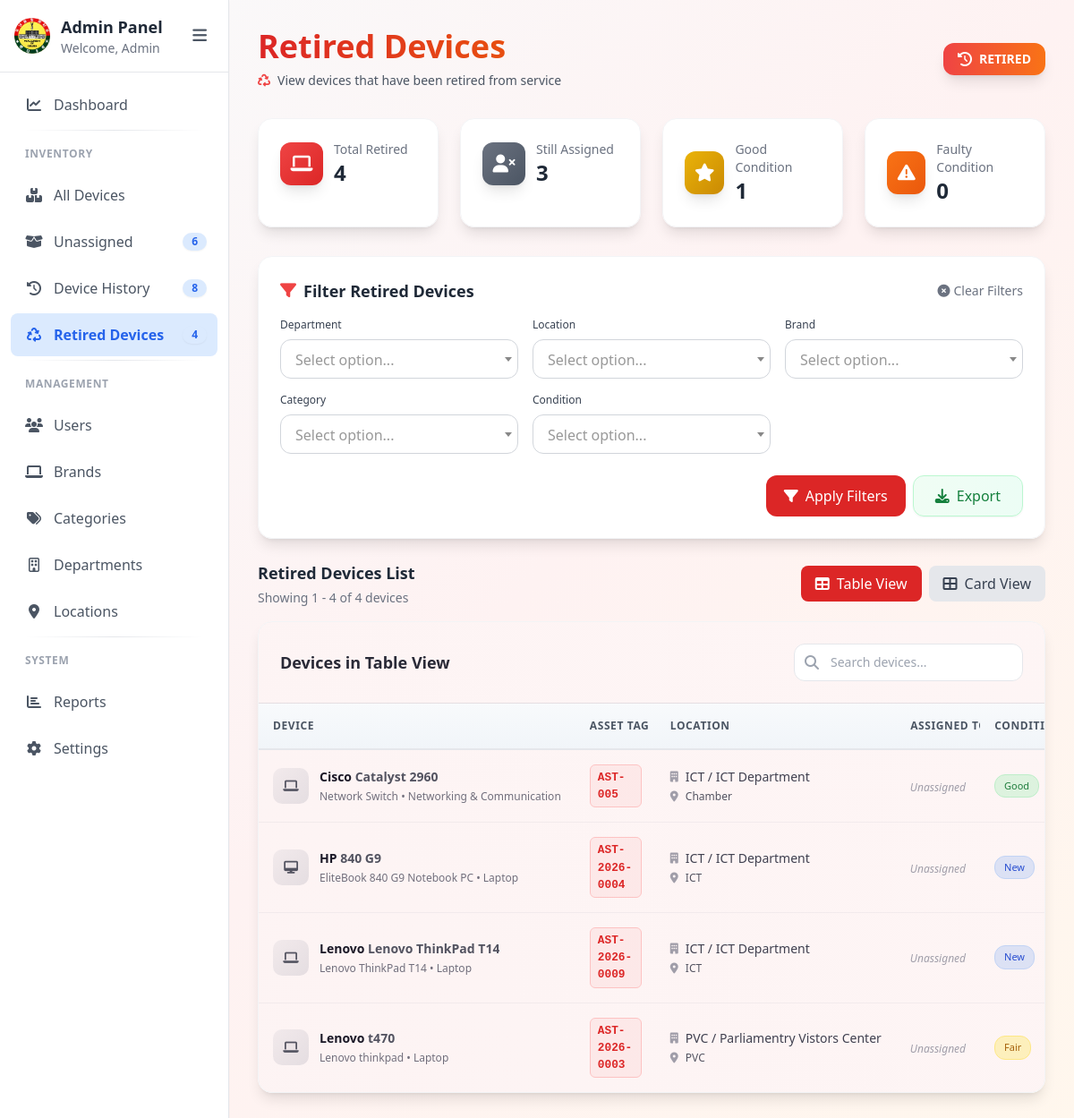
Page /retired_devices.php on the committed database.
### tables this page shows
CREATE TABLE `inventory_items` (
  `id` int(11) NOT NULL,
  `asset_tag` varchar(50) NOT NULL,
  `device_type` varchar(100) NOT NULL,
  `model` varchar(100) DEFAULT NULL,
  `serial_number` varchar(100) DEFAULT NULL,
  `specifications` text DEFAULT NULL,
  `assigned_user` varchar(100) DEFAULT NULL,
  `condition` enum('Excellent','Good','Fair','Poor','New','Faulty') NOT NULL DEFAULT 'Good',
  `remarks` text DEFAULT NULL,
  `created_at` timestamp NULL DEFAULT current_timestamp(),
  `updated_at` timestamp NULL DEFAULT current_timestamp() ON UPDATE current_timestamp(),
  `category_id` int(11) DEFAULT NULL,
  `department_id` int(10) DEFAULT NULL,
  `location_id` int(10) DEFAULT NULL,
  `brand_id` int(10) DEFAULT NULL,
  `status` enum('active','in_storage','in_use','repairing','faulty','retired') NOT NULL DEFAULT 'active',
  `retired_at` datetime DEFAULT NULL,
  `previous_status` varchar(50) DEFAULT NULL,
  `previous_assigned_user` varchar(255) DEFAULT NULL,
  `previous_department_id` int(11) DEFAULT NULL,
  `previous_location_id` int(11) DEFAULT NULL,
  `change_notes` text DEFAULT NULL
);

CREATE TABLE `brands` (
  `id` int(10) UNSIGNED NOT NULL,
  `brand_name` varchar(255) NOT NULL
);

CREATE TABLE `categories` (
  `id` int(11) NOT NULL,
  `category_name` varchar(100) NOT NULL,
  `created_at` timestamp NULL DEFAULT current_timestamp()
);

CREATE TABLE `departments` (
  `id` int(11) NOT NULL,
  `department_name` varchar(255) NOT NULL,
  `department_code` varchar(20) DEFAULT NULL
);

CREATE TABLE `locations` (
  `id` int(11) NOT NULL,
  `location_name` varchar(255) NOT NULL
);

### retired_devices.php (the view, shortened to what the rows shown need)
<?php
$conn = null;
try {
    $db = new Database();
    $conn = $db->getConnection();
} catch (Exception $e) {
    die("Database error: " . $e->getMessage());
}
displayRetiredDevicesPage();
function displayRetiredDevicesPage()
{
    global $conn;
    $page = isset($_GET['page']) ? max(1, intval($_GET['page'])) : 1;
    $perPage = 15;
    $offset = ($page - 1) * $perPage;
    $whereConditions = ["i.status = 'retired'"];
    $params = [];
    $paramTypes = "";
    $whereClause = !empty($whereConditions) ? "WHERE " . implode(" AND ", $whereConditions) : "";
    $retiredDevices = [];
    $query = "
        SELECT
            i.*,
            b.brand_name AS brand_name,
            d.department_name AS department_name,
            l.location_name AS location_name,
            c.category_name AS category_name,
            u.firstname AS assigned_firstname,
            u.lastname AS assigned_lastname,
            u.email AS assigned_email
        FROM inventory_items i
        LEFT JOIN brands b ON i.brand_id = b.id
        LEFT JOIN departments d ON i.department_id = d.id
        LEFT JOIN locations l ON i.location_id = l.id
        LEFT JOIN categories c ON i.category_id = c.id
        LEFT JOIN users u ON i.assigned_user = u.id
        $whereClause
        ORDER BY i.updated_at DESC
        LIMIT ? OFFSET ?
    ";
    $params[] = $perPage;
    $params[] = $offset;
    $paramTypes .= "ii";
    $stmt = $conn->prepare($query);
    if ($stmt) {
        if (!empty($params)) {
            $stmt->bind_param($paramTypes, ...$params);
        }
        $stmt->execute();
        $result = $stmt->get_result();
        if ($result) {
            while ($row = $result->fetch_assoc()) {
                $retiredDevices[] = $row;
            }
        }
    }
    $conditionColors = [
        'new' => 'bg-blue-100 text-blue-700 border-blue-200',
        'good' => 'bg-green-100 text-green-700 border-green-200',
        'fair' => 'bg-yellow-100 text-yellow-700 border-yellow-200',
        'poor' => 'bg-orange-100 text-orange-700 border-orange-200',
        'faulty' => 'bg-red-100 text-red-700 border-red-200'
    ];
    $conditionLabels = [
        'new' => 'New',
        'good' => 'Good',
        'fair' => 'Fair',
        'poor' => 'Poor',
        'faulty' => 'Faulty'
    ];
    function getConditionDisplay($condition, $conditionColors, $conditionLabels)
    {
        $condition = strtolower($condition);
        $colorClass = $conditionColors[$condition] ?? 'bg-gray-100 text-gray-700 border-gray-200';
        $label = $conditionLabels[$condition] ?? ucwords($condition);
        return ['color' => $colorClass, 'label' => $label];
    }
    ?>
    <!DOCTYPE html>
    <html lang="en">
    <head>
        <script src="https://cdn.tailwindcss.com"></script>
        <link rel="stylesheet" href="https://cdnjs.cloudflare.com/ajax/libs/font-awesome/6.5.1/css/all.min.css">
        <link href="https://cdn.jsdelivr.net/npm/select2@4.1.0-rc.0/dist/css/select2.min.css" rel="stylesheet" />
    </head>
    <body class="bg-gradient-to-br from-gray-50 via-red-50 to-orange-50 min-h-screen">
        <?php
        $sidebar_file = __DIR__ . "/sidebar.php";
        if (file_exists($sidebar_file)) {
            include $sidebar_file;
        } else {
            echo "";
        }
        ?>
        <main id="mainContent" class="flex-1 p-4 md:p-8 ml-0 md:ml-64">
            <div class="mb-8 animate-fade-in-up">
                <div class="flex flex-col md:flex-row md:justify-between md:items-center gap-4">
                    <div>
                        <h1
                            class="text-4xl font-bold bg-gradient-to-r from-red-600 to-orange-600 bg-clip-text text-transparent">
                        </h1>
                    </div>
                </div>
            </div>
            <div class="flex justify-between items-center mb-4">
                <div>
                    <h2 class="text-lg font-semibold text-gray-800">Retired Devices List</h2>
                </div>
            </div>
            <div id="tableView"
                class="glass-effect rounded-2xl shadow-lg overflow-hidden border border-gray-100 mb-8 relative">
                <div class="table-container">
                    <table class="data-table">
                        <thead>
                            <tr>
                                <th class="compact-column-sm">Device</th>
                                <th class="compact-column-xs">Asset Tag</th>
                                <th class="compact-column-sm">Location</th>
                                <th class="compact-column-xs">Assigned To</th>
                                <th class="compact-column-xs">Condition</th>
                            </tr>
                        </thead>
                        <tbody>
                            <?php if (empty($retiredDevices)): ?>
                                <tr>
                                    <td colspan="8" class="py-12 text-center">
                                        <div class="flex flex-col items-center gap-3">
                                            <div class="w-20 h-20 rounded-full bg-green-100 flex items-center justify-center">
                                                <i class="fas fa-check-circle text-4xl text-green-400"></i>
                                            </div>
                                            <p class="text-gray-400 font-medium">No retired devices found!</p>
                                            <p class="text-xs text-gray-400">All devices are currently in service or in storage
                                            </p>
                                        </div>
                                    </td>
                                </tr>
                            <?php else: ?>
                                <?php foreach ($retiredDevices as $device): ?>
                                    <?php
                                    $conditionDisplay = getConditionDisplay($device['condition'] ?? '', $conditionColors, $conditionLabels);
                                    $isAssigned = !empty($device['assigned_user']);
                                    ?>
                                    <tr>
                                        <td>
                                            <div class="flex items-center gap-3">
                                                <div class="device-icon bg-gradient-to-br from-gray-100 to-gray-200">
                                                    <?php
                                                    $deviceType = strtolower($device['device_type'] ?? 'laptop');
                                                    if (strpos($deviceType, 'phone') !== false || strpos($deviceType, 'mobile') !== false): ?>
                                                        <i class="fas fa-mobile-alt text-gray-600"></i>
                                                    <?php elseif (strpos($deviceType, 'tablet') !== false): ?>
                                                        <i class="fas fa-tablet-alt text-gray-600"></i>
                                                    <?php elseif (strpos($deviceType, 'desktop') !== false || strpos($deviceType, 'pc') !== false): ?>
                                                        <i class="fas fa-desktop text-gray-600"></i>
                                                    <?php elseif (strpos($deviceType, 'printer') !== false): ?>
                                                        <i class="fas fa-print text-gray-600"></i>
                                                    <?php elseif (strpos($deviceType, 'server') !== false): ?>
                                                        <i class="fas fa-server text-gray-600"></i>
                                                    <?php else: ?>
                                                        <i class="fas fa-laptop text-gray-600"></i>
                                                    <?php endif; ?>
                                                </div>
                                                <div class="min-w-0">
                                                    <p class="font-semibold text-gray-900 text-sm text-ellipsis"
                                                        title="<?= htmlspecialchars($device['brand_name'] ?? 'Unknown') . ' ' . htmlspecialchars($device['model'] ?? '') ?>">
                                                        <?= htmlspecialchars($device['brand_name'] ?? 'Unknown') ?>
                                                        <?php if (!empty($device['model'])): ?>
                                                            <span class="text-gray-600"><?= htmlspecialchars($device['model']) ?></span>
                                                        <?php endif; ?>
                                                    </p>
                                                    <p class="text-xs text-gray-500 mt-1 text-ellipsis"
                                                        title="<?= htmlspecialchars($device['device_type'] ?? 'Device') . (!empty($device['category_name']) ? ' • ' . htmlspecialchars($device['category_name']) : '') ?>">
                                                        <?= htmlspecialchars($device['device_type'] ?? 'Device') ?>
                                                        <?php if (!empty($device['category_name'])): ?>
                                                            • <?= htmlspecialchars($device['category_name']) ?>
                                                        <?php endif; ?>
                                                    </p>
                                                </div>
                                            </div>
                                        </td>
                                        <td>
                                            <span class="asset-tag-badge"
                                                title="Asset Tag: <?= htmlspecialchars($device['asset_tag'] ?? 'N/A') ?>">
                                                <?= htmlspecialchars($device['asset_tag'] ?? 'N/A') ?>
                                            </span>
                                        </td>
                                        <td>
                                            <div class="space-y-1">
                                                <div class="flex items-center gap-2">
                                                    <i class="fas fa-building text-gray-400 text-xs"></i>
                                                    <span class="text-gray-700 text-sm text-ellipsis"
                                                        title="<?= htmlspecialchars($device['department_name'] ?? 'N/A') ?>">
                                                        <?= htmlspecialchars($device['department_name'] ?? 'N/A') ?>
                                                    </span>
                                                </div>
                                                <div class="flex items-center gap-2">
                                                    <i class="fas fa-location-dot text-gray-400 text-xs"></i>
                                                    <span class="text-gray-600 text-xs text-ellipsis"
                                                        title="<?= htmlspecialchars($device['location_name'] ?? 'N/A') ?>">
                                                        <?= htmlspecialchars($device['location_name'] ?? 'N/A') ?>
                                                    </span>
                                                </div>
                                            </div>
                                        </td>
                                        <td>
                                            <?php if ($isAssigned && !empty($device['assigned_firstname'])): ?>
                                                <div class="flex items-center gap-2">
                                                    <div class="user-avatar"
                                                        title="<?= htmlspecialchars($device['assigned_firstname'] . ' ' . $device['assigned_lastname']) ?>">
                                                        <?= strtoupper(substr($device['assigned_firstname'], 0, 1)) . strtoupper(substr($device['assigned_lastname'], 0, 1)) ?>
                                                    </div>
                                                    <div class="min-w-0">
                                                        <p class="text-gray-700 text-xs font-medium text-ellipsis"
                                                            title="<?= htmlspecialchars($device['assigned_firstname'] . ' ' . $device['assigned_lastname']) ?>">
                                                            <?= htmlspecialchars($device['assigned_firstname'] . ' ' . $device['assigned_lastname']) ?>
                                                        </p>
                                                    </div>
                                                </div>
                                            <?php else: ?>
                                                <span class="text-gray-400 text-xs italic">Unassigned</span>
                                            <?php endif; ?>
                                        </td>
                                        <td>
                                            <span class="condition-badge <?= $conditionDisplay['color'] ?>"
                                                title="Condition: <?= htmlspecialchars($conditionDisplay['label']) ?>">
                                                <?= htmlspecialchars($conditionDisplay['label']) ?>
                                            </span>
                                        </td>
                                    </tr>
                                <?php endforeach; ?>
                            <?php endif; ?>
                        </tbody>
                    </table>
                </div>
            </div>
        </main>
    </body>
    </html>
    <?php
}

### rows in the picture
inventory_items: brand.brand_name "Cisco", model "Catalyst 2960", device_type "Network Switch", category.category_name "Networking & Communication", asset_tag "AST-005", department.department_name "ICT / ICT Department", location.location_name "Chamber", assigned_user "Unassigned", condition "Good"
inventory_items: brand.brand_name "HP", model "840 G9", device_type "EliteBook 840 G9 Notebook PC", category.category_name "Laptop", asset_tag "AST-2026-0004", department.department_name "ICT / ICT Department", location.location_name "ICT", assigned_user "Unassigned", condition "New"
inventory_items: brand.brand_name "Lenovo", model "Lenovo ThinkPad T14", device_type "Lenovo ThinkPad T14", category.category_name "Laptop", asset_tag "AST-2026-0009", department.department_name "ICT / ICT Department", location.location_name "ICT", shows "Unassigned", condition "New"
inventory_items: brand.brand_name "Lenovo", model "t470", device_type "Lenovo thinkpad", category.category_name "Laptop", asset_tag "AST-2026-0003", department.department_name "PVC / Parliamentry Vistors Center", location.location_name "PVC", assigned_user "Unassigned", condition "Fair"

### other values in the picture
$_SESSION['full_name'] "Admin"
$unassignedCount "6"
$historyCount "8"
$retiredCount "4"
$assignedCount "3"
$goodCount "1"
$faultyCount "0"
min($offset + 1, $totalRetired) "1"
min($offset + $perPage, $totalRetired) "4"
$totalRetired "4"
